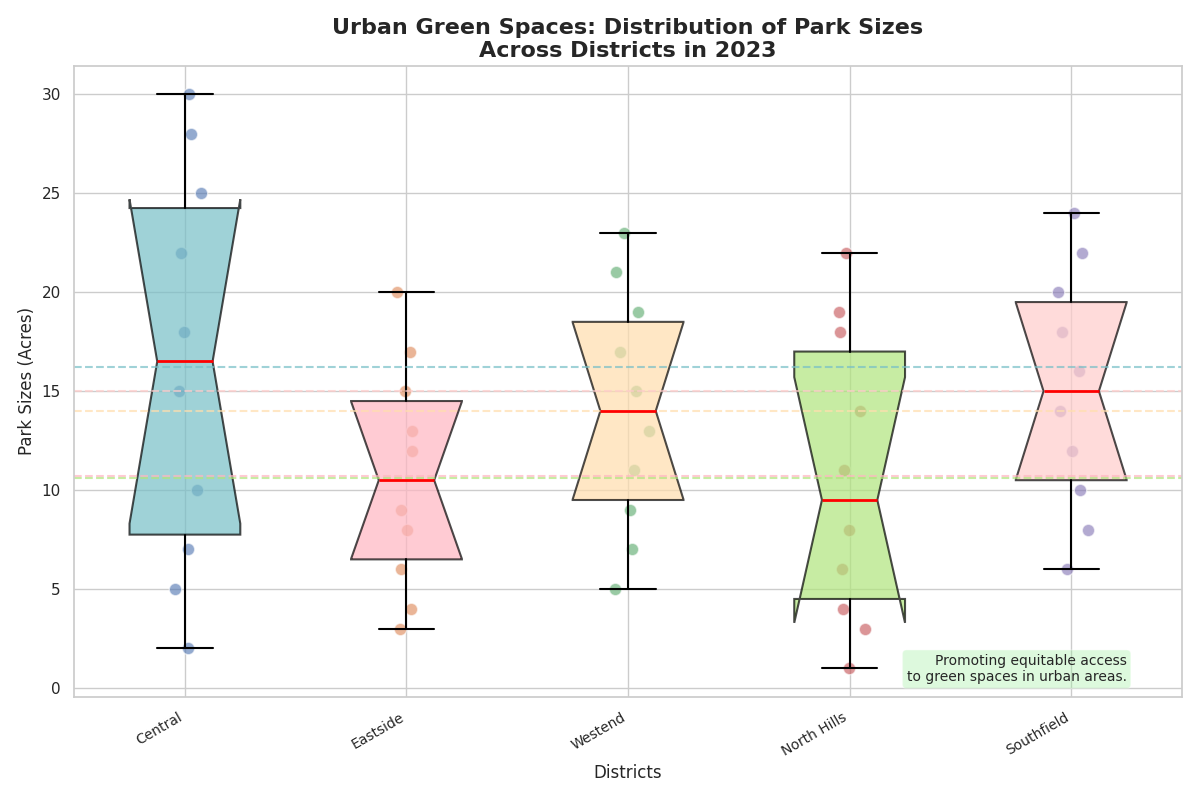

This figure's Python source:
import matplotlib.pyplot as plt
import numpy as np

districts = ['Central', 'Eastside', 'Westend', 'North Hills', 'Southfield']
central_parks = [2, 5, 7, 10, 15, 18, 22, 25, 28, 30]
eastside_parks = [3, 4, 6, 8, 9, 12, 13, 15, 17, 20]
westend_parks = [5, 7, 9, 11, 13, 15, 17, 19, 21, 23]
north_hills_parks = [1, 3, 4, 6, 8, 11, 14, 18, 19, 22]
southfield_parks = [6, 8, 10, 12, 14, 16, 18, 20, 22, 24]
park_sizes = [central_parks, eastside_parks, westend_parks, north_hills_parks, southfield_parks]

fig, ax = plt.subplots(figsize=(12, 8))

boxes = ax.boxplot(park_sizes, patch_artist=True, notch=True, vert=True,
                   boxprops=dict(color='black', linewidth=1.5),
                   medianprops=dict(color='red', linewidth=2),
                   whiskerprops=dict(color='black', linewidth=1.5),
                   capprops=dict(color='black', linewidth=1.5),
                   flierprops=dict(marker='o', color='black', alpha=0.5, markersize=8))

colors = ['#77BFC7', '#FFB6C1', '#FFDEAD', '#B0E57C', '#FFCCCB']
for patch, color in zip(boxes['boxes'], colors):
    patch.set_facecolor(color)
    patch.set_alpha(0.7)

for i, data in enumerate(park_sizes, start=1):
    y = np.array(data)
    x = np.random.normal(i, 0.04, size=len(y))
    ax.scatter(x, y, alpha=0.6, edgecolor='w', s=80)

ax.set_title('Urban Green Spaces: Distribution of Park Sizes\nAcross Districts in 2023', fontsize=16, fontweight='bold')
ax.set_xlabel('Districts', fontsize=12)
ax.set_ylabel('Park Sizes (Acres)', fontsize=12)
ax.set_xticks(np.arange(1, len(districts) + 1))
ax.set_xticklabels(districts, rotation=30, ha='right', fontsize=10)

mean_sizes = [np.mean(d) for d in park_sizes]
for i, mean in enumerate(mean_sizes, start=1):
    ax.axhline(mean, ls='--', color=colors[i-1], alpha=0.7, linewidth=1.5)

ax.text(0.95, 0.02, "Promoting equitable access\nto green spaces in urban areas.",
        transform=ax.transAxes, fontsize=10, verticalalignment='bottom', horizontalalignment='right',
        bbox=dict(boxstyle='round', facecolor='lightgreen', alpha=0.3))

plt.tight_layout()
plt.show()
